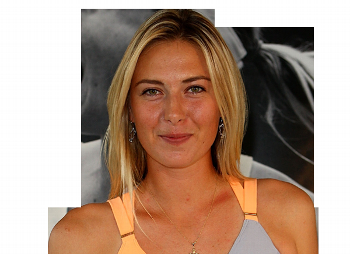
#> input picture model/test_images/sharapova.png, 350 x 254 px
$ jupyter execute --allow-errors sports_person_classifier.ipynb   (shell and % lines are left out)
#> lines starting #> are read from the running program, lines starting #| are printed output that depends on the picture
[cell 1]
import numpy as np
import cv2
import matplotlib
from matplotlib import pyplot as plt

[cell 2]
img = cv2.imread("./test_images/sharapova.png")
#> img is the input picture: shape (254, 350, 3); mean B, G, R 131.3, 148.9, 176.3
img.shape
#> Out = (254, 350, 3)

[cell 3]
plt.imshow(img)

[cell 4]
gray = cv2.cvtColor(img, cv2.COLOR_BGR2GRAY)
gray.shape
#> Out = (254, 350)

[cell 5]
gray

[cell 6]
plt.imshow(gray, cmap='gray')

[cell 7]
face_cascade = cv2.CascadeClassifier("./opencv/haarcascades/haarcascade_frontalface_default.xml")
eye_cascade = cv2.CascadeClassifier("./opencv/haarcascades/haarcascade_eye.xml")

faces = face_cascade.detectMultiScale(gray, 1.3, 5)
#> faces = [[120, 50, 111, 111]]
faces
#> Out = [[120, 50, 111, 111]]

[cell 8]
x,y,w,h = faces[0]
#> x = 120; y = 50; w = 111; h = 111
x,y,w,h
#> Out = (120, 50, 111, 111)

[cell 9]
face_img = cv2.rectangle(img, (x, y), (x+w, y+h), (255, 0, 0), 2)
plt.imshow(face_img)

[cell 10]
cv2.destroyAllWindows()
for (x,y,w,h) in faces:
    face_img = cv2.rectangle(img,(x,y),(x+w,y+h),(255,0,0),2)
    roi_gray = gray[y:y+h, x:x+w]
    roi_color = face_img[y:y+h, x:x+w]
    eyes = eye_cascade.detectMultiScale(roi_gray)
    for (ex,ey,ew,eh) in eyes:
        cv2.rectangle(roi_color,(ex,ey),(ex+ew,ey+eh),(0,255,0),2)
#> this loop made 1 pass
#> (x, y, w, h, eyes) on pass 1: (120, 50, 111, 111, [[61, 27, 26, 26], [18, 28, 29, 29]])
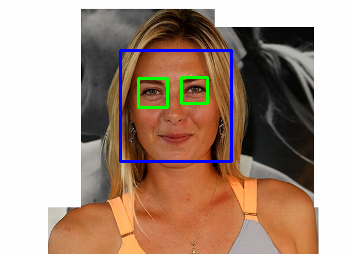
#> img: shape (254, 350, 3); mean B, G, R 133.9, 148.7, 173
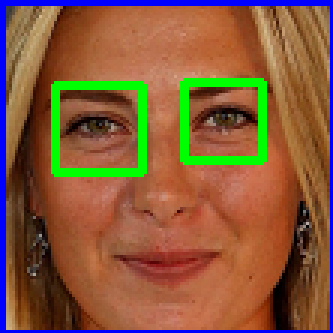
#> roi_color: shape (111, 111, 3) (shown 3 times larger); mean B, G, R 60.2, 90.4, 133.6


plt.figure()
plt.imshow(face_img, cmap='gray')
plt.show()

[cell 11]
plt.imshow(roi_color, cmap="gray")

[cell 12]
def get_cropped_image_if_2_eyes(image_path):
    img = cv2.imread(image_path)
    gray = cv2.cvtColor(img, cv2.COLOR_BGR2GRAY)
    faces = face_cascade.detectMultiScale(gray, 1.3, 5)
    for (x,y,w,h) in faces:
        roi_gray = gray[y:y+h, x:x+w]
        roi_color = img[y:y+h, x:x+w]
        eyes = eye_cascade.detectMultiScale(roi_gray)
        if (len(eyes)) >= 2:
            return roi_color

[cell 13]
original_image = cv2.imread("./test_images/sharapova1.jpg")
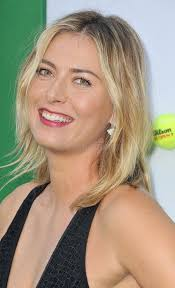
#> input picture model/test_images/sharapova1.jpg, 175 x 288 px
#> original_image is the input picture: shape (288, 175, 3); mean B, G, R 127.1, 149.3, 164.8
plt.imshow(original_image)

[cell 14]
cropped_image = get_cropped_image_if_2_eyes("./test_images/sharapova1.jpg")
#> in get_cropped_image_if_2_eyes, `gray = cv2.cvtColor(img, cv2.COLOR_BGR2GRAY)`:
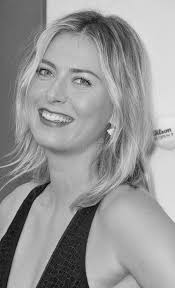
#> gray: shape (288, 175); min 1, max 240, mean 151.4
#> in get_cropped_image_if_2_eyes, `faces = face_cascade.detectMultiScale(gray, 1.3, 5)`: faces = [[12, 35, 108, 108]]
#> the loop in get_cropped_image_if_2_eyes, `for (x,y,w,h) in faces:` made 1 pass
#> (x, y, w, h, eyes) on pass 1: (12, 35, 108, 108, [[21, 26, 23, 23], [56, 32, 28, 28]])
#> pass 1, in get_cropped_image_if_2_eyes, `roi_color = img[y:y+h, x:x+w]`:
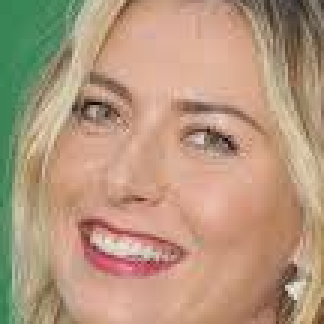
#> roi_color: shape (108, 108, 3) (shown 3 times larger); mean B, G, R 125.7, 151.2, 180.6
plt.imshow(cropped_image)

[cell 15]
org_image_obstructed = cv2.imread("./test_images/sharapova2.webp")
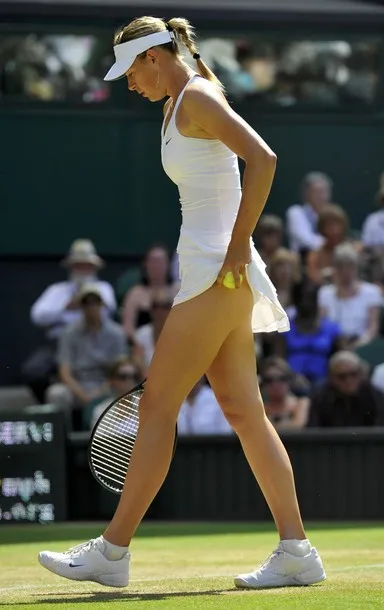
#> input picture model/test_images/sharapova2.webp, 384 x 610 px
#> org_image_obstructed is the input picture: shape (610, 384, 3); mean B, G, R 72.5, 85.1, 85
plt.imshow(org_image_obstructed)

[cell 16]
org_image_obstructed = get_cropped_image_if_2_eyes("./test_images/sharapova2.webp")
#> call 2 of get_cropped_image_if_2_eyes, with image_path = './test_images/sharapova2.webp'
#> in get_cropped_image_if_2_eyes (call 2), `gray = cv2.cvtColor(img, cv2.COLOR_BGR2GRAY)`:
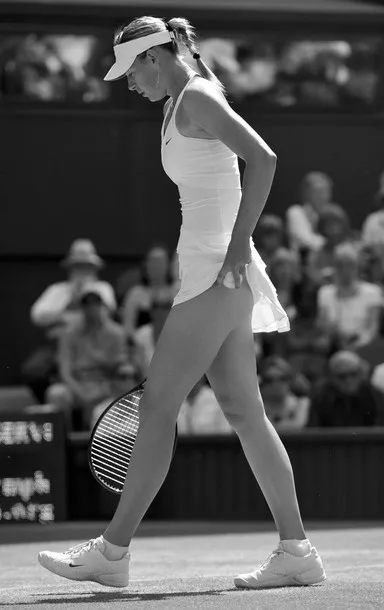
#> gray: shape (610, 384); min 0, max 255, mean 83.6
#> in get_cropped_image_if_2_eyes (call 2), `faces = face_cascade.detectMultiScale(gray, 1.3, 5)`: faces = ()
org_image_obstructed

[cell 17]
path_to_data = "./datasets/"
path_to_cr_data = "./datasets/cropped/"

[cell 18]
import os
import importlib
from image_scraping import scraping_images

# Reload the module to get the latest version
import image_scraping
importlib.reload(image_scraping)
from image_scraping import scraping_images

# Check if dataset directory exists, if not scrape images first
if not os.path.exists(path_to_data):
    print("Dataset not found. Scraping images...")

    query = ["Serena Williams",
             "Lionel Messi",
             "Maria Sharapova",
             "Roger Federer",
             "Virat Kohli"]

    # scraping_images(query, 100)
    print("Images scraped successfully!")

# Now scan for image directories (exclude cropped folder)
img_dirs = []
for entry in os.scandir(path_to_data):
    if entry.is_dir() and entry.name != 'cropped':
        img_dirs.append(entry.path)

print(f"Found {len(img_dirs)} directories:")
for d in img_dirs:
    print(f"  - {d}")

[cell 19]
import shutil

if os.path.exists(path_to_cr_data):
    # shutil.rmtree(path_to_cr_data)
    pass
else:
    os.mkdir(path_to_cr_data)

[cell 20]
cropped_img_dirs = []
celebrity_file_names_dict = {}

# Check if cropped directory exists and has content
if os.path.exists(path_to_cr_data) and os.listdir(path_to_cr_data):
    print("Cropped images found. Loading from existing cropped folder...")

    for entry in os.scandir(path_to_cr_data):
        if entry.is_dir():
            celebrity_name = entry.name
            cropped_img_dirs.append(entry.path)
            file_list = []

            for img_entry in os.scandir(entry.path):
                if img_entry.is_file():
                    file_list.append(img_entry.path)

            celebrity_file_names_dict[celebrity_name] = file_list
            print(f"Loaded {len(file_list)} images for {celebrity_name}")
else:
    print("Cropped images not found. Processing and creating new cropped images...")

    for img_dir in img_dirs:
        count = 1
        celebrity_name = img_dir.split("/")[-1]
        print(celebrity_name)

        celebrity_file_names_dict[celebrity_name] = []

        for entry in os.scandir(img_dir):
            roi_color = get_cropped_image_if_2_eyes(entry.path)
            if roi_color is not None:
                cropped_folder = path_to_cr_data + celebrity_name
                if not os.path.exists(cropped_folder):
                    os.mkdir(cropped_folder)
                    cropped_img_dirs.append(cropped_folder)
                    print("Generating cropped image folder: ", cropped_folder)

                cropped_file_name = celebrity_name + str(count) + ".png"
                cropped_file_path = cropped_folder + "/" + cropped_file_name

                cv2.imwrite(cropped_file_path, roi_color)
                celebrity_file_names_dict[celebrity_name].append(cropped_file_path)
                count += 1

[cell 21]
celebrity_file_names_dict = {}
for img_dir in cropped_img_dirs:
    celebrity_name = img_dir.split('/')[-1]
    file_list = []
    for entry in os.scandir(img_dir):
        file_list.append(entry.path)
    celebrity_file_names_dict[celebrity_name] = file_list
celebrity_file_names_dict

[cell 22]
import pywt

def w2d(img, mode='haar', level=1):
    # Convert to grayscale and normalize
#> called with mode = 'db1', level = 5
    imArray = cv2.cvtColor(img, cv2.COLOR_RGB2GRAY)
    imArray = np.float32(imArray) / 255.0

    # Compute wavelet coefficients
    coeffs = pywt.wavedec2(imArray, mode, level=level)
#> coeffs = 6 items

    # Zero out the approximation coefficients
    coeffs[0] *= 0

    # Reconstruct image
    imArray_H = pywt.waverec2(coeffs, mode)
    imArray_H = np.uint8(imArray_H * 255)

    return imArray_H

[cell 23]
im_har = w2d(cropped_image, 'db1', 5)
plt.imshow(im_har, cmap='gray')

[cell 24]
celebrity_file_names_dict

[cell 25]
class_dict = {}
count = 0
for celebrity_name in celebrity_file_names_dict.keys():
    class_dict[celebrity_name] = count
    count += 1

class_dict

[cell 26]
X = []
Y = []

for celebrity_name, training_files in celebrity_file_names_dict.items():
    for training_image in training_files:
        img = cv2.imread(training_image)
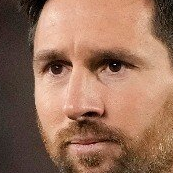
#> input picture model/datasets/cropped/lionel_messi/lionel_messi10.png, 173 x 173 px
#> img is the input picture: shape (173, 173, 3); mean B, G, R 90.6, 112.3, 152
        if img is None:
            continue
        scaled_raw_img = cv2.resize(img, (32, 32))
        img_har = w2d(img, 'db1', 5)
#> call 2 of w2d, with mode = 'db1', level = 5
#> in w2d (call 2), `imArray = cv2.cvtColor(img, cv2.COLOR_RGB2GRAY)`:
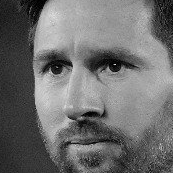
#> imArray: shape (173, 173); min 0, max 232, mean 110.3
        scaled_img_har = cv2.resize(img_har, (32, 32))
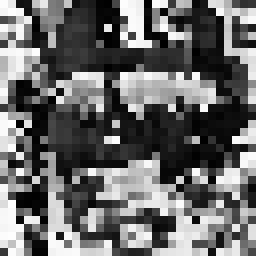
#> scaled_img_har: shape (32, 32) (shown 8 times larger); min 0, max 254, mean 105.3

        # Reshape both images: color is 3072 (32*32*3), grayscale is 1024 (32*32)
        combined_img = np.vstack((scaled_raw_img.reshape(32*32*3, 1), scaled_img_har.reshape(32*32, 1)))
#> combined_img = 4096 values, max 254 at index 3873, min 0 at index 3213, mean 114.8
        X.append(combined_img)
        Y.append(class_dict[celebrity_name])

[cell 27]
len(X[0])

[cell 28]
X[0]

[cell 29]
X = np.array(X).reshape(len(X),4096).astype(float)
X.shape
#> Out = (3, 4096)
